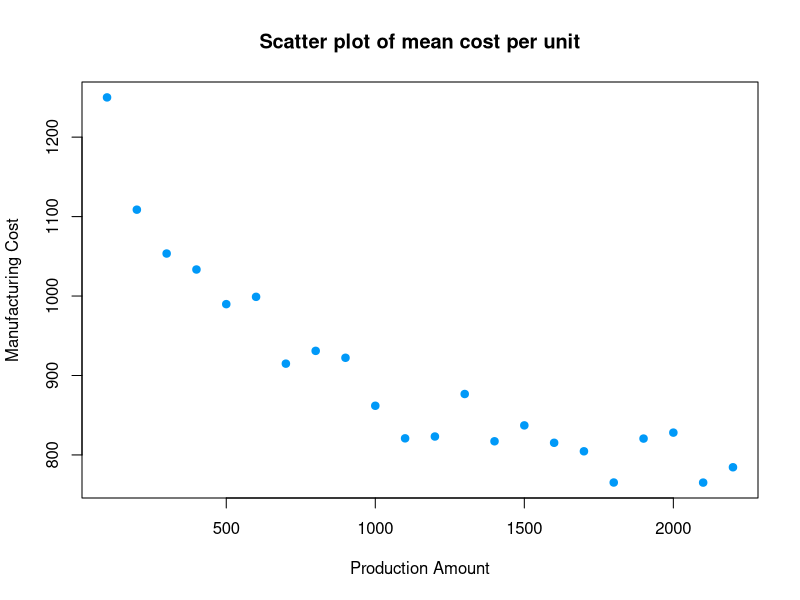
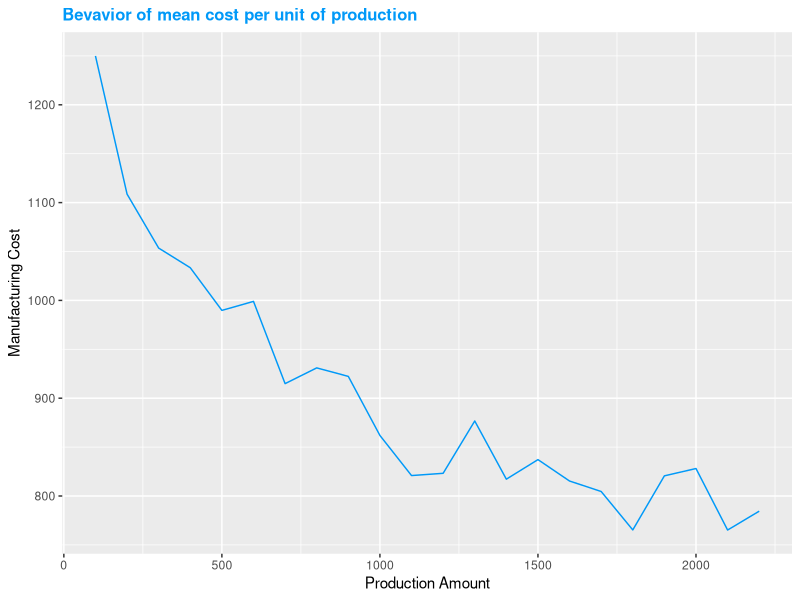
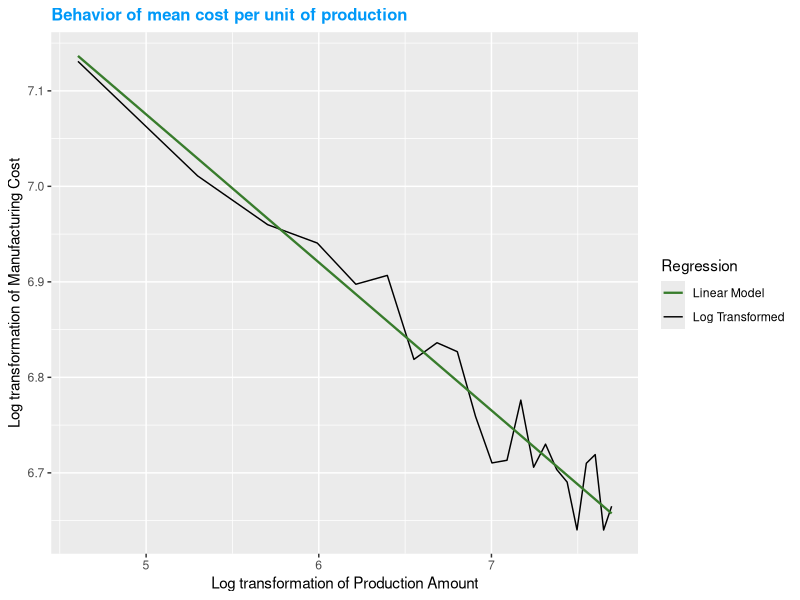
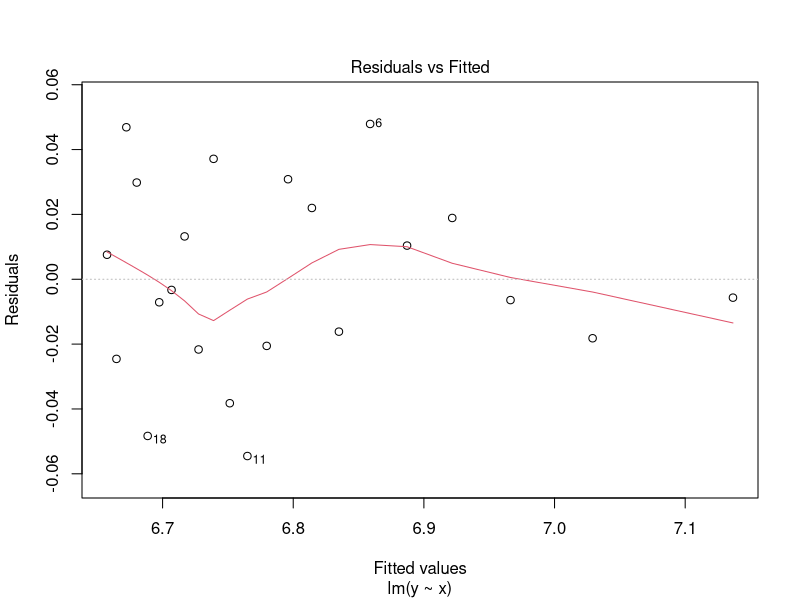
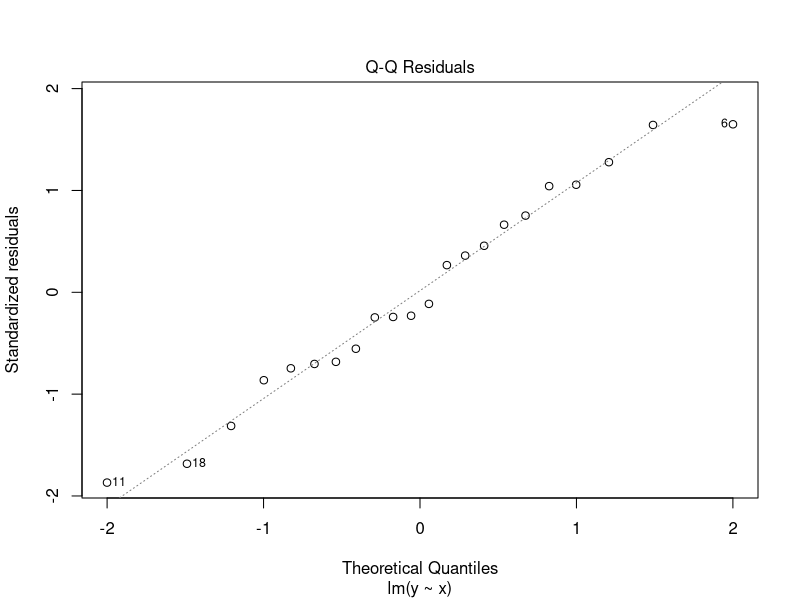
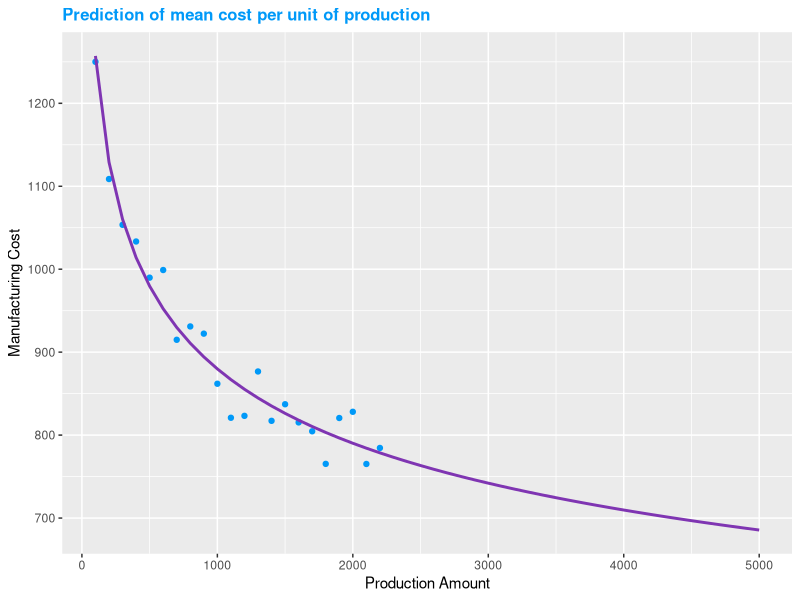
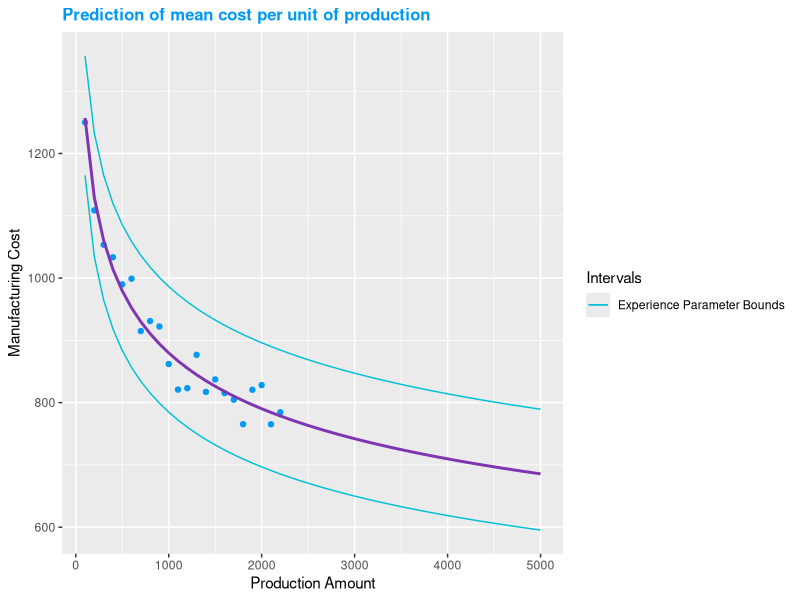
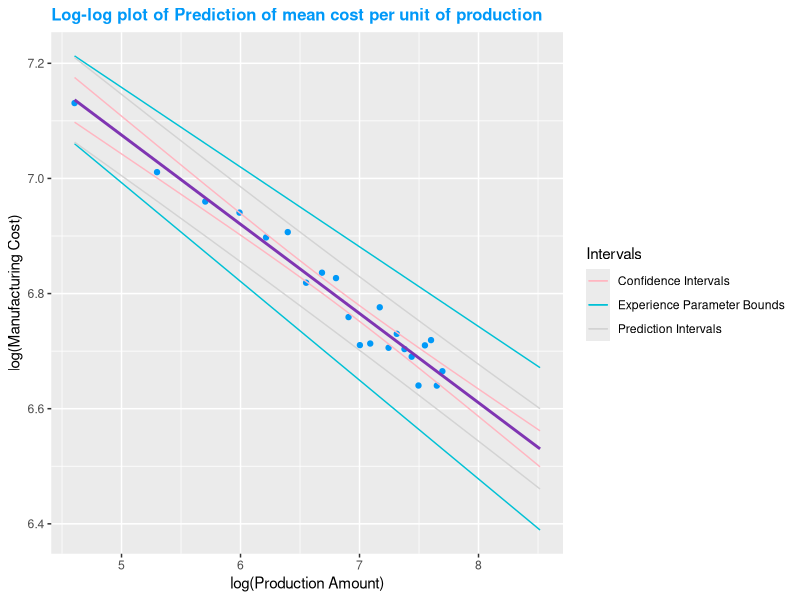

Generate these figures, in order, with R:
## ---- chunk 1
knitr::opts_chunk$set(message = FALSE, warning = FALSE)
## ---- chunk 2
rm(list=ls())
## ---- chunk 3
#import necesary libraries
library(data.table)
library(ggplot2)
library(kableExtra)
library(ggfortify)
## ---- chunk 4
#import data
sol_panels <- fread("Case_Stud_I.csv", sep = ",", header = T)

#display data extract
head(sol_panels) |> 
kbl() |> 
kable_classic_2(full_width = F)

#plot scatter plot of all available data
attach(sol_panels)
plot(number_of_solar_panels, manufacturing_cost, 
     main ="Scatter plot of mean cost per unit", 
     xlab = "Production Amount", 
     ylab = "Manufacturing Cost", 
     pch = 19, 
     col = "#0099F8")
detach(sol_panels)


#show curve with all available data
prod_curve_plot <- ggplot(data = sol_panels, 
                          aes(x= number_of_solar_panels, y = manufacturing_cost)) +
  geom_line(color = "#0099F8")+
  labs(title = "Bevavior of mean cost per unit of production", 
       x= "Production Amount", 
       y = "Manufacturing Cost")+
  theme(plot.title = element_text(color = "#0099F8", size = 12, face = "bold"))

#plot
prod_curve_plot
## ---- chunk 5
#plot the transformed variables
prod_curve_log <- ggplot(data = sol_panels, aes(x= log(number_of_solar_panels), y = log(manufacturing_cost), color = "Log Transformed")) +
  geom_line() +
  labs(title = "Behavior of mean cost per unit of production", 
       x= "Log transformation of Production Amount", 
       y = "Log transformation of Manufacturing Cost")+
  theme(plot.title = element_text(color = "#0099F8", size = 12, face = "bold"))+
  geom_smooth(method = "lm", 
              formula = y ~ x, 
              se = F,
              size = 0.8,
              aes(color = "Linear Model"))+
scale_color_manual(name = "Regression", values = c("Linear Model" = "#387C2C", "Log Transformed" = "black"))
prod_curve_log

## ---- chunk 6
#create a linear model to predict experience curve values
y=log(sol_panels$manufacturing_cost)
x=log(sol_panels$number_of_solar_panels)

# lm.out <- lm(y ~ x)
# exp_curve_pred = lm(log(manufacturing_cost) ~log(number_of_solar_panels), data = sol_panels)
exp_curve_pred = lm(y ~ x)

#check assumptions to see if model fits well
plot(exp_curve_pred, which=c(2,1))
summary(exp_curve_pred)

## ---- chunk 7
# get A from log-log fit intercept
log_A <- exp_curve_pred$coefficients[1]
A <- as.numeric(exp(log_A))
paste("A =",A)

#get b from log-log slope
b <- as.numeric(exp_curve_pred$coefficients[2])
paste("b =",b)
## ---- chunk 8
#progress ratio
prog_ratio = 2^b
paste("The progress ratio is:",prog_ratio)

#learning rate
learn_rate = 1-prog_ratio 
paste("The learning rate is:", learn_rate)
## ---- chunk 9
#create table with units up to 5000 cumulative
pred_cost_table <- data.frame("Production_Amount" = seq(100, 5000, 100))

#add column with predicted value
pred_cost_table["Pred_Cost"] <- (pred_cost_table$Production_Amount^b)*A
## ---- chunk 10
#create a plot to see real data vs prediction
pred_cost_plot <- ggplot() +
  geom_point(data = sol_panels, 
             aes(x= number_of_solar_panels, 
                 y = manufacturing_cost), 
             color = "#0099F8") +
  geom_line(data = pred_cost_table, 
            aes(x= Production_Amount, 
                y = Pred_Cost), 
            color = "#7F35B2", 
            size = 1)+
  labs(title = "Prediction of mean cost per unit of production", 
       x= "Production Amount", 
       y = "Manufacturing Cost")+
  theme(plot.title = element_text(color = "#0099F8", size = 12, face = "bold"))
  
pred_cost_plot

## ---- chunk 11
#show last 4 periods
pred_cost_table[47:50,]
## ---- chunk 12
mean_cost <- mean(pred_cost_table[47:50, "Pred_Cost"])
paste("mean cost= ",mean_cost)
## ---- chunk 13
#calculate confidence intervals
CI = confint(exp_curve_pred)

b_upper = CI[2,2]
b_lower = CI[2,1]

#add individual CI per prod level
pred_cost_table["Upper_Bound"] <- A*(pred_cost_table$Production_Amount^b_upper)
pred_cost_table["Lower_Bound"] <- A*(pred_cost_table$Production_Amount^b_lower)

#plot CI regressions in same graph
pred_cost_plot_CI <- 
  pred_cost_plot + 
  geom_line(data = pred_cost_table,
            aes(x= Production_Amount, y = Upper_Bound, color = "Experience Parameter Bounds"))+
  geom_line(data = pred_cost_table,
            aes(x= Production_Amount, y = Lower_Bound, color = "Experience Parameter Bounds"))+
  scale_color_manual(name = "Intervals", 
                     values = c("Experience Parameter Bounds" = "#00C1D5"))
pred_cost_plot_CI
## ---- chunk 14
#create summary of average values for last 400 units
avg_values <- data.frame("Avg Lower Bound" = round(mean(pred_cost_table[47:50,4]),2),
                        "Avg Production" = round(mean(pred_cost_table[47:50,2]),2),
                        "Avg Upper Bound" = round(mean(pred_cost_table[47:50,3]),2))

#display data extract
avg_values |> 
kbl() |> 
kable_classic_2(full_width = F)
## ---- chunk 15
# Predict confidence interval (and prediction interval)

newx = seq(100,5000,by = 100)

pred_int_pred <- predict(exp_curve_pred, newdata=data.frame(x=log(newx)), interval="prediction",
                         level = 0.95)
conf_int_pred <- predict(exp_curve_pred, newdata=data.frame(x=log(newx)), interval="confidence",
                         level = 0.95)

# summary(exp_curve_pred)
summary(conf_int_pred)
## ---- chunk 16
# log transformed data plot

ggplot() +
  geom_point(data=sol_panels,
             aes(x= log(number_of_solar_panels),
                 y = log(manufacturing_cost)),
             color = "#0099F8") +
  geom_line(data=conf_int_pred,
            aes(x=log(newx),y=fit),color="#7F35B2", 
            size = 1)+
  #upper Experience parameter bound
  geom_line(data = pred_cost_table,
            aes(x= log(Production_Amount), y = log(Upper_Bound), color = "Experience Parameter Bounds"))+
  #lower Experience parameter bound
  geom_line(data = pred_cost_table,
            aes(x= log(Production_Amount), y = log(Lower_Bound), color = "Experience Parameter Bounds"))+
  #lower confidence interval
  geom_line(
            aes(x= log(newx),
                y = conf_int_pred[,2], color = "Confidence Intervals")) +
  #upper confidence interval
  geom_line(
            aes(x= log(newx),
                y = conf_int_pred[,3], color = "Confidence Intervals")) +
  #lower pred interval
  geom_line(
            aes(x= log(newx),
                y = pred_int_pred[,2], color = "Prediction Intervals")) +
  #upper pred interval
  geom_line(
            aes(x= log(newx),
                y = pred_int_pred[,3], color = "Prediction Intervals")) +
  labs(title = "Log-log plot of Prediction of mean cost per unit of production",
       x= "log(Production Amount)",
       y = "log(Manufacturing Cost)")+
  theme(plot.title = element_text(color = "#0099F8", size = 12, face = "bold")) +
  scale_color_manual(name = "Intervals", 
                     values = c("Experience Parameter Bounds" = "#00C1D5", "Confidence Intervals" = "lightpink", "Prediction Intervals"="lightgrey"))

# non transformed data plot
ggplot() +
  geom_point(data=sol_panels,
             aes(x= number_of_solar_panels,
                 y = manufacturing_cost),
             color = "#0099F8") +
  geom_line(data=conf_int_pred,
            aes(x=newx,y=exp(fit)),color="#7F35B2", 
            size = 1)+
  #upper Experience parameter bound
  geom_line(data = pred_cost_table,
            aes(x= Production_Amount, y = Upper_Bound, color = "Experience Parameter Bounds"))+
  #lower Experience parameter bound
  geom_line(data = pred_cost_table,
            aes(x= Production_Amount, y = Lower_Bound, color = "Experience Parameter Bounds"))+
  #lower confidence interval
  geom_line(
            aes(x= newx,
                y = exp(conf_int_pred[,2]), color = "Confidence Intervals")) +
  #upper confidence interval
  geom_line(
            aes(x= newx,
                y = exp(conf_int_pred[,3]), color = "Confidence Intervals")) +
  #lower pred interval
  geom_line(
            aes(x= newx,
                y = exp(pred_int_pred[,2]), color = "Prediction Intervals")) +
  #upper pred interval
  geom_line(
            aes(x= newx,
                y = exp(pred_int_pred[,3]), color = "Prediction Intervals")) +
  labs(title = "Plot of Prediction of mean cost per unit of production",
       x= "log(Production Amount)",
       y = "log(Manufacturing Cost)")+
  theme(plot.title = element_text(color = "#0099F8", size = 12, face = "bold")) +
  scale_color_manual(name = "Intervals", 
                     values = c("Experience Parameter Bounds" = "#00C1D5", "Confidence Intervals" = "lightpink", "Prediction Intervals"="lightgrey"))

## ---- chunk 17
#show last 4 periods
data.frame(exp(conf_int_pred[47:50,]))
## ---- chunk 18
#create summary of average values for last 400 units using confidence interval
avg_values <- data.frame("Interval type" = c("Experience Parameter Bounds","Confidence Interval",
                                             "Prediction Interval"),
                        "Avg Lower Bound" = c(round(mean(pred_cost_table[47:50,4]),2),
                                              round(mean(exp(conf_int_pred[47:50,"lwr"]),2)),
                                              round(mean(exp(pred_int_pred[47:50,"lwr"]),2))),
                        "Avg Production" = c(round(mean(pred_cost_table[47:50,2]),2),
                                             round(mean(exp(conf_int_pred[47:50,"fit"]),2)),
                                             round(mean(exp(pred_int_pred[47:50,"fit"]),2))),
                        "Avg Upper Bound" = c(round(mean(pred_cost_table[47:50,3]),2),
                                              round(mean(exp(conf_int_pred[47:50,"upr"]),2)),
                                              round(mean(exp(pred_int_pred[47:50,"upr"]),2))))


#display data extract
avg_values |> 
kbl() |> 
kable_classic_2(full_width = F)
